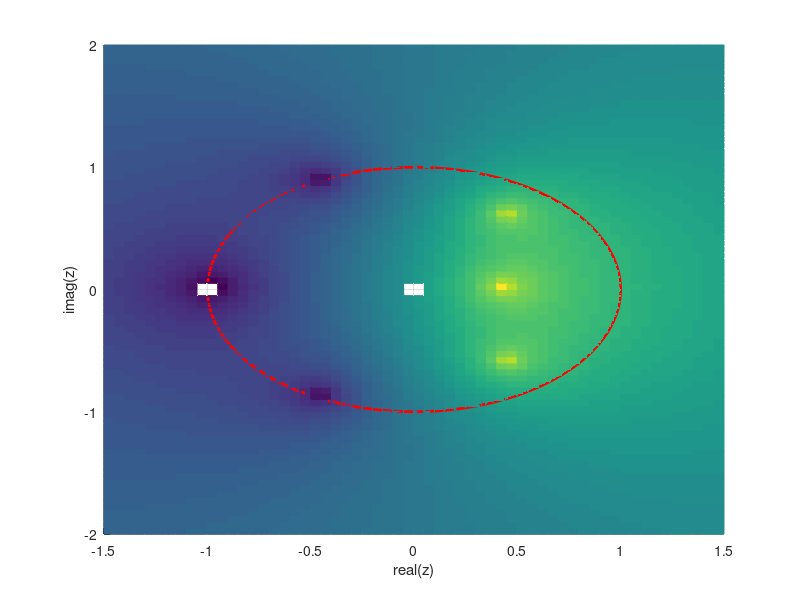

MATLAB code to generate this figure:
clear
close all
clc

pkg load signal;

a = [1, -1.2676, 0.9, -0.2248];
b = [0.0691, 0.1346, 0.1346, 0.0691];

zreal = [-1.5:0.05:1.5];
zimag = [-2:0.05:2];
zinv = ( repmat(zreal, size(zimag')) + 1i*repmat(zimag',size(zreal)) ).^(-1);

% Übertragungsfunktion
yi = b(1) + b(2)*zinv + b(3)*zinv.^2 + b(4)*zinv.^3;
xi = a(1) + a(2)*zinv + a(3)*zinv.^2 + a(4)*zinv.^3;
hi = yi ./ xi;

figure; hold on; grid on;
mesh(zreal, zimag, 20*log10(abs(hi)), 'FaceColor', 'flat');

zv = exp(-i * linspace(-pi, pi, 100));
zvinv = zv.^(-1);

yzv = b(1) + b(2)*zvinv + b(3)*zvinv.^2 + b(4)*zvinv.^3;
xzv = a(1) + a(2)*zvinv + a(3)*zvinv.^2 + a(4)*zvinv.^3;
hzv = yzv ./ xzv;


plot3(real(zv), imag(zv), 20*log10(abs(hzv)), 'r', 'LineWidth', 2);
axis([-1.5 1.5 -2 2 -100 40]);
xlabel('real(z)');
ylabel('imag(z)')
zlabel('20*log10(abs(H))');
